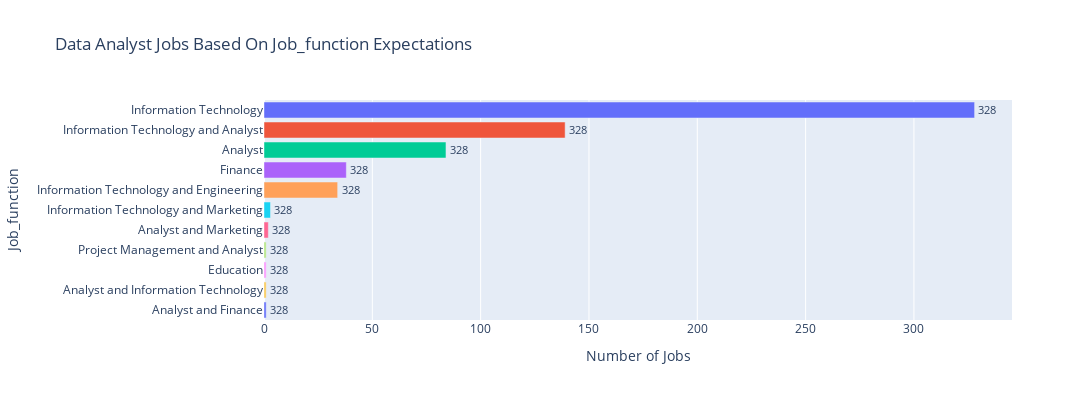

The cell this chart's notebook holds for it:
### Markdown cell above
#### Lingkup pekerjaan yang akan dilakukan

### Code cell
Job_function=pd.Series(jf)

# Using Plotly Express for bar chart
fig = px.bar(pd.DataFrame({'Job_function': Job_function.value_counts().index,
                           'count': Job_function.value_counts().values}),
             x='count', y='Job_function',
             orientation='h',
             color='Job_function',
             title="Data Analyst Jobs Based On Job_function Expectations",
             labels={'Job_function': 'Job_function', 'count': 'Number of Jobs'},
             height=400, width=1100)

fig.update_layout(yaxis=dict(title='Job_function'),
                  xaxis=dict(title='Number of Jobs'),
                  showlegend=False)

fig.update_traces(text=Job_function.value_counts().values, textposition='outside')

fig.show()

### Figure 1 — Plotly figure (JSON) as saved in the notebook; plotly's stock layout.template omitted (floating-point values rounded to 4 significant figures)
{"data": [{"alignmentgroup": "True", "hovertemplate": "Job_function=%{y}<br>Number of Jobs=%{x}<extra></extra>", "legendgroup": "Information Technology", "marker": {"color": "#636efa", "pattern": {"shape": ""}}, "name": "Information Technology", "offsetgroup": "Information Technology", "orientation": "h", "showlegend": true, "text": [328, 139, 84, 38, 34, 3, 2, 1, 1, 1, 1], "textposition": "outside", "type": "bar", "x": [328], "xaxis": "x", "y": ["Information Technology"], "yaxis": "y"}, {"alignmentgroup": "True", "hovertemplate": "Job_function=%{y}<br>Number of Jobs=%{x}<extra></extra>", "legendgroup": "Information Technology and Analyst", "marker": {"color": "#EF553B", "pattern": {"shape": ""}}, "name": "Information Technology and Analyst", "offsetgroup": "Information Technology and Analyst", "orientation": "h", "showlegend": true, "text": [328, 139, 84, 38, 34, 3, 2, 1, 1, 1, 1], "textposition": "outside", "type": "bar", "x": [139], "xaxis": "x", "y": ["Information Technology and Analyst"], "yaxis": "y"}, {"alignmentgroup": "True", "hovertemplate": "Job_function=%{y}<br>Number of Jobs=%{x}<extra></extra>", "legendgroup": "Analyst", "marker": {"color": "#00cc96", "pattern": {"shape": ""}}, "name": "Analyst", "offsetgroup": "Analyst", "orientation": "h", "showlegend": true, "text": [328, 139, 84, 38, 34, 3, 2, 1, 1, 1, 1], "textposition": "outside", "type": "bar", "x": [84], "xaxis": "x", "y": ["Analyst"], "yaxis": "y"}, {"alignmentgroup": "True", "hovertemplate": "Job_function=%{y}<br>Number of Jobs=%{x}<extra></extra>", "legendgroup": "Finance", "marker": {"color": "#ab63fa", "pattern": {"shape": ""}}, "name": "Finance", "offsetgroup": "Finance", "orientation": "h", "showlegend": true, "text": [328, 139, 84, 38, 34, 3, 2, 1, 1, 1, 1], "textposition": "outside", "type": "bar", "x": [38], "xaxis": "x", "y": ["Finance"], "yaxis": "y"}, {"alignmentgroup": "True", "hovertemplate": "Job_function=%{y}<br>Number of Jobs=%{x}<extra></extra>", "legendgroup": "Information Technology and Engineering", "marker": {"color": "#FFA15A", "pattern": {"shape": ""}}, "name": "Information Technology and Engineering", "offsetgroup": "Information Technology and Engineering", "orientation": "h", "showlegend": true, "text": [328, 139, 84, 38, 34, 3, 2, 1, 1, 1, 1], "textposition": "outside", "type": "bar", "x": [34], "xaxis": "x", "y": ["Information Technology and Engineering"], "yaxis": "y"}, {"alignmentgroup": "True", "hovertemplate": "Job_function=%{y}<br>Number of Jobs=%{x}<extra></extra>", "legendgroup": "Information Technology and Marketing", "marker": {"color": "#19d3f3", "pattern": {"shape": ""}}, "name": "Information Technology and Marketing", "offsetgroup": "Information Technology and Marketing", "orientation": "h", "showlegend": true, "text": [328, 139, 84, 38, 34, 3, 2, 1, 1, 1, 1], "textposition": "outside", "type": "bar", "x": [3], "xaxis": "x", "y": ["Information Technology and Marketing"], "yaxis": "y"}, {"alignmentgroup": "True", "hovertemplate": "Job_function=%{y}<br>Number of Jobs=%{x}<extra></extra>", "legendgroup": "Analyst and Marketing", "marker": {"color": "#FF6692", "pattern": {"shape": ""}}, "name": "Analyst and Marketing", "offsetgroup": "Analyst and Marketing", "orientation": "h", "showlegend": true, "text": [328, 139, 84, 38, 34, 3, 2, 1, 1, 1, 1], "textposition": "outside", "type": "bar", "x": [2], "xaxis": "x", "y": ["Analyst and Marketing"], "yaxis": "y"}, {"alignmentgroup": "True", "hovertemplate": "Job_function=%{y}<br>Number of Jobs=%{x}<extra></extra>", "legendgroup": "Project Management and Analyst", "marker": {"color": "#B6E880", "pattern": {"shape": ""}}, "name": "Project Management and Analyst", "offsetgroup": "Project Management and Analyst", "orientation": "h", "showlegend": true, "text": [328, 139, 84, 38, 34, 3, 2, 1, 1, 1, 1], "textposition": "outside", "type": "bar", "x": [1], "xaxis": "x", "y": ["Project Management and Analyst"], "yaxis": "y"}, {"alignmentgroup": "True", "hovertemplate": "Job_function=%{y}<br>Number of Jobs=%{x}<extra></extra>", "legendgroup": "Education", "marker": {"color": "#FF97FF", "pattern": {"shape": ""}}, "name": "Education", "offsetgroup": "Education", "orientation": "h", "showlegend": true, "text": [328, 139, 84, 38, 34, 3, 2, 1, 1, 1, 1], "textposition": "outside", "type": "bar", "x": [1], "xaxis": "x", "y": ["Education"], "yaxis": "y"}, {"alignmentgroup": "True", "hovertemplate": "Job_function=%{y}<br>Number of Jobs=%{x}<extra></extra>", "legendgroup": "Analyst and Information Technology", "marker": {"color": "#FECB52", "pattern": {"shape": ""}}, "name": "Analyst and Information Technology", "offsetgroup": "Analyst and Information Technology", "orientation": "h", "showlegend": true, "text": [328, 139, 84, 38, 34, 3, 2, 1, 1, 1, 1], "textposition": "outside", "type": "bar", "x": [1], "xaxis": "x", "y": ["Analyst and Information Technology"], "yaxis": "y"}, {"alignmentgroup": "True", "hovertemplate": "Job_function=%{y}<br>Number of Jobs=%{x}<extra></extra>", "legendgroup": "Analyst and Finance", "marker": {"color": "#636efa", "pattern": {"shape": ""}}, "name": "Analyst and Finance", "offsetgroup": "Analyst and Finance", "orientation": "h", "showlegend": true, "text": [328, 139, 84, 38, 34, 3, 2, 1, 1, 1, 1], "textposition": "outside", "type": "bar", "x": [1], "xaxis": "x", "y": ["Analyst and Finance"], "yaxis": "y"}], "layout": {"barmode": "relative", "height": 400, "legend": {"title": {"text": "Job_function"}, "tracegroupgap": 0}, "showlegend": false, "title": {"text": "Data Analyst Jobs Based On Job_function Expectations"}, "width": 1100, "xaxis": {"anchor": "y", "domain": [0, 1], "title": {"text": "Number of Jobs"}}, "yaxis": {"anchor": "x", "categoryarray": ["Analyst and Finance", "Analyst and Information Technology", "Education", "Project Management and Analyst", "Analyst and Marketing", "Information Technology and Marketing", "Information Technology and Engineering", "Finance", "Analyst", "Information Technology and Analyst", "Information Technology"], "categoryorder": "array", "domain": [0, 1], "title": {"text": "Job_function"}}}}
